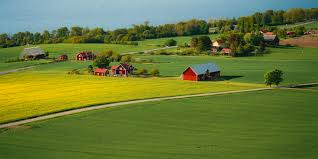
#> input picture external_test.jpg, 318 x 159 px
$ jupyter execute --allow-errors satellite_image_classification-develop.ipynb   (older library calls are emulated)
#> lines starting #> are read from the running program, lines starting #| are printed output that depends on the picture
#> further down, ext_img_raw is the input picture: shape (159, 318, 3); mean B, G, R 57.6, 121.9, 105.5
# Assignment 1 – Problem 3
## Satellite Image Classification (Urban vs. Natural) Using Classical Vision + ML
### Classical Computer Vision + Machine Learning
**Course:** Computer Vision (S2-25_AIMLCZG525)

---

### Goal
Build a classical machine-learning system that classifies satellite images into Urban or
Natural categories using handcrafted image features. The system must incorporate pixel
level, texture, and gradient-based features and evaluate performance on a real external
image.

### Implementation Overview
1. Dataset Preparation (fMoW dataset – Urban vs Natural, ~500 each)
2. Preprocessing (resize, convert to grayscale, CLAHE, Gaussian blur)
3. Feature Engineering (Pixel intensity histogram, LBP texture descriptor, Edges using Sobel/Canny, Histogram of Oriented Gradients (HOG))
4. Feature Selection (PCA)
5. Model Training (SVM + Random Forest, 5-fold CV)
6. Evaluation (Accuracy, Precision, Recall, F1, Confusion Matrix)
7. External Image Prediction
8. Analysis & Discussion

## Import Required Libraries

[cell 1]
# ── Standard Library ──────────────────────────────────────────────────────────
import os
import random
import warnings
import pickle
#warnings.filterwarnings('ignore')

# ── Numerical & Data ──────────────────────────────────────────────────────────
import numpy as np
import pandas as pd
import kagglehub

# ── Image Processing ──────────────────────────────────────────────────────────
import cv2                                      # OpenCV for image I/O and processing
from skimage.feature import hog, local_binary_pattern  # HOG and LBP
from skimage import exposure

# ── Visualization ─────────────────────────────────────────────────────────────
import matplotlib.pyplot as plt
import matplotlib.gridspec as gridspec
import seaborn as sns

# ── Machine Learning ──────────────────────────────────────────────────────────
from sklearn.svm import SVC
from sklearn.ensemble import RandomForestClassifier
from sklearn.model_selection import train_test_split, StratifiedKFold, cross_val_score
from sklearn.preprocessing import StandardScaler, MinMaxScaler, LabelEncoder
from sklearn.decomposition import PCA
from sklearn.metrics import (
    accuracy_score, precision_score, recall_score, f1_score,
    confusion_matrix, classification_report
)
from sklearn.pipeline import Pipeline

# ── Reproducibility ───────────────────────────────────────────────────────────
SEED = 42
np.random.seed(SEED)
random.seed(SEED)

print("✅ All libraries imported successfully.")
print(f"   OpenCV   : {cv2.__version__}")
print(f"   NumPy    : {np.__version__}")
print(f"   Pandas   : {pd.__version__}")

## 1. Dataset Preparation
**fMoW Dataset – Urban vs Natural (~500 images each)**

- Download and organize fMoW dataset images into two classes: Urban and Natural
- Limit to ~500 images per class for balanced training
- Split into train/validation/test sets

[cell 2]
# 1. Dataset Preparation
EXTERNAL_IMG   = 'external_test.jpg'   # your own real-world image
IMG_SIZE       = (128, 128)
MAX_PER_CLASS  = 500             # cap to keep runtime manageable
FEATURES_FILE  = 'features.pkl'  # cached features

# Define urban and natural classes for EuroSAT
# Mapping EuroSAT classes to broader Urban/Natural categories.
# EuroSAT classes generally include: AnnualCrop, Forest, HerbaceousVegetation, Highway, Industrial, Pasture,
# PermanentCrop, Residential, River, SeaLake.
URBAN_EUROSAT_CATEGORIES = ['Residential', 'Industrial', 'Highway']
NATURAL_EUROSAT_CATEGORIES = ['Forest', 'River', 'SeaLake', 'Pasture', 'PermanentCrop', 'HerbaceousVegetation', 'AnnualCrop']

# Download the EuroSAT dataset from Kaggle
print("Downloading EuroSAT dataset from Kaggle... This may take a moment.")
# The path returned by dataset_download is typically the base directory of the extracted dataset
#> (the rest of this cell did not finish here and is left out)

## 2. Preprocessing
**Steps: Resize → Grayscale → CLAHE → Gaussian Blur**

- Resize all images to a fixed resolution (e.g., 128×128)
- Convert to grayscale for uniform feature extraction
- Apply CLAHE (Contrast Limited Adaptive Histogram Equalization)
- Apply Gaussian blur to reduce noise

[cell 3]
# 2. Preprocessing
# ── CLAHE object (reused across images) ───────────────────────────────────────
clahe = cv2.createCLAHE(clipLimit=2.0, tileGridSize=(8, 8))

def preprocess_image(img, size=IMG_SIZE):
    """
    Full preprocessing pipeline:
      1. Resize to fixed size
      2. Convert BGR → Grayscale
      3. CLAHE for adaptive contrast enhancement
      4. Gaussian Blur (3x3) for noise reduction
    Returns preprocessed grayscale image (uint8).
    """
#> called with size = (128, 128)
    img_resized = cv2.resize(img, size)                       # Step 1: Resize
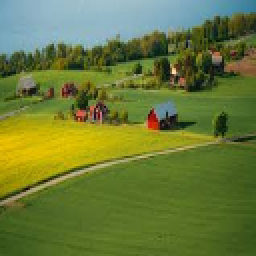
#> img_resized: shape (128, 128, 3) (shown 2 times larger); mean B, G, R 57.4, 121.8, 105.4
    img_gray    = cv2.cvtColor(img_resized, cv2.COLOR_BGR2GRAY)  # Step 2: Grayscale
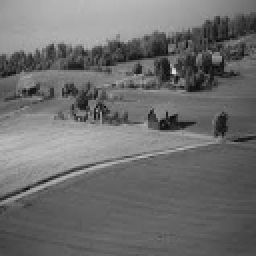
#> img_gray: shape (128, 128) (shown 2 times larger); min 7, max 229, mean 109.6
    img_clahe   = clahe.apply(img_gray)                       # Step 3: CLAHE
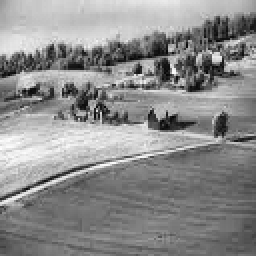
#> img_clahe: shape (128, 128) (shown 2 times larger); min 5, max 254, mean 140
    img_blur    = cv2.GaussianBlur(img_clahe, (3, 3), 0)      # Step 4: Gaussian Blur
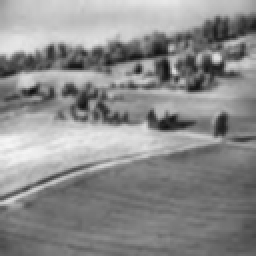
#> img_blur: shape (128, 128) (shown 2 times larger); min 16, max 244, mean 140
    return img_blur

# ── Apply preprocessing to all images ─────────────────────────────────────────
print("Preprocessing images …")
#> (the rest of this cell did not finish here and is left out)

[cell 4]
# ── Preprocessing Visualization ───────────────────────────────────────────────
sample_idx = 0   # show steps for the first image
#> (the rest of this cell did not finish here and is left out)

## 3. Feature Engineering
**Descriptors: Pixel Intensity Histogram | LBP | Sobel/Canny Edges | HOG**

- **Pixel Intensity Histogram**: Distribution of pixel values per channel
- **LBP (Local Binary Pattern)**: Texture descriptor capturing local structure
- **Edges (Sobel / Canny)**: Edge magnitude maps for structural features
- **Canny Edges**: Edge density
- **HOG (Histogram of Oriented Gradients)**: Shape and gradient orientation features

#> (a cell that did not finish here is left out)

#> (a cell that did not finish here is left out)

## 4. Feature Selection
**Method: Principal Component Analysis (PCA)**

- Concatenate all engineered features into a single feature vector
- Apply PCA to reduce dimensionality while retaining variance (e.g., 95%)
- Visualize explained variance ratio

[cell 7]
# 4. Feature Selection (PCA)
# Train / Test Split (80:20 stratified)
lbl_enc = LabelEncoder()
#> (the rest of this cell did not finish here and is left out)

#> (a cell that did not finish here is left out)

## 5. Model Training
**Classifiers: SVM + Random Forest | Validation: 5-Fold Cross-Validation**

- Train Support Vector Machine (SVM) with RBF kernel on PCA-reduced features
- Train Random Forest classifier with tuned hyperparameters
- Apply 5-fold cross-validation to assess generalization performance

#> (a cell that did not finish here is left out)

## 6. Evaluation
**Metrics: Accuracy | Precision | Recall | F1-Score | Confusion Matrix**

- Compute Accuracy, Precision, Recall, and F1-Score for each model
- Plot Confusion Matrix for SVM and Random Forest
- Compare performance of both classifiers

#> (a cell that did not finish here is left out)

## 7. External Image Prediction
**Predict class (Urban / Natural) for a new unseen image**

- Load an external satellite image not seen during training
- Apply the same preprocessing and feature extraction pipeline
- Predict and display the class label using the best trained model

#> (a cell that did not finish here is left out)

$ run again, with city.jpg copied over external_test.jpg
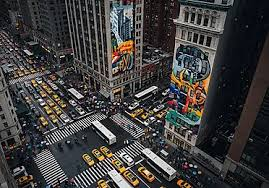
#> input picture city.jpg, 269 x 188 px
#> ext_img_raw is the input picture: shape (188, 269, 3); mean B, G, R 61.4, 61.8, 63.5
#> in preprocess_image, `img_gray    = cv2.cvtColor(img_resized, cv2.COLOR_BGR2GRAY)`:
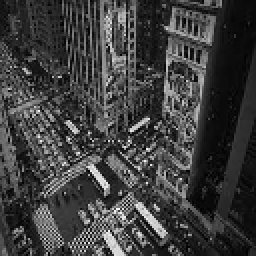
#> img_gray: shape (128, 128) (shown 2 times larger); min 0, max 253, mean 62.2
#> in preprocess_image, `img_blur    = cv2.GaussianBlur(img_clahe, (3, 3), 0)`:
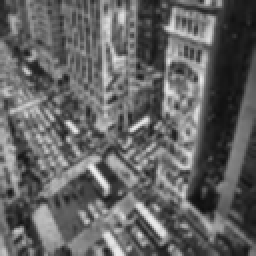
#> img_blur: shape (128, 128) (shown 2 times larger); min 13, max 241, mean 99

$ run again, with external_natural.jpg copied over external_test.jpg
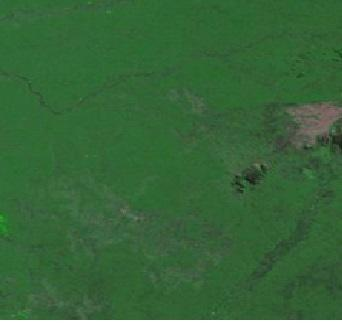
#> input picture external_natural.jpg, 342 x 323 px
#> ext_img_raw is the input picture: shape (323, 342, 3); mean B, G, R 56.4, 101.1, 54.1
#> in preprocess_image, `img_resized = cv2.resize(img, size)`:
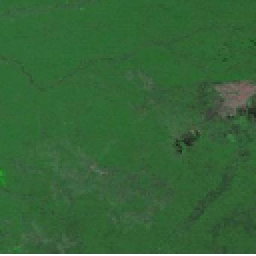
#> img_resized: shape (128, 128, 3) (shown 2 times larger); mean B, G, R 56.1, 100.8, 53.7
#> in preprocess_image, `img_blur    = cv2.GaussianBlur(img_clahe, (3, 3), 0)`:
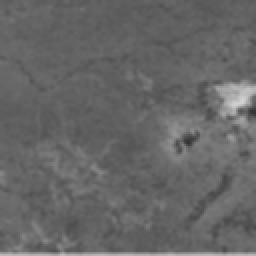
#> img_blur: shape (128, 128) (shown 2 times larger); min 51, max 213, mean 102.3

$ run again, with external_urban.jpg copied over external_test.jpg
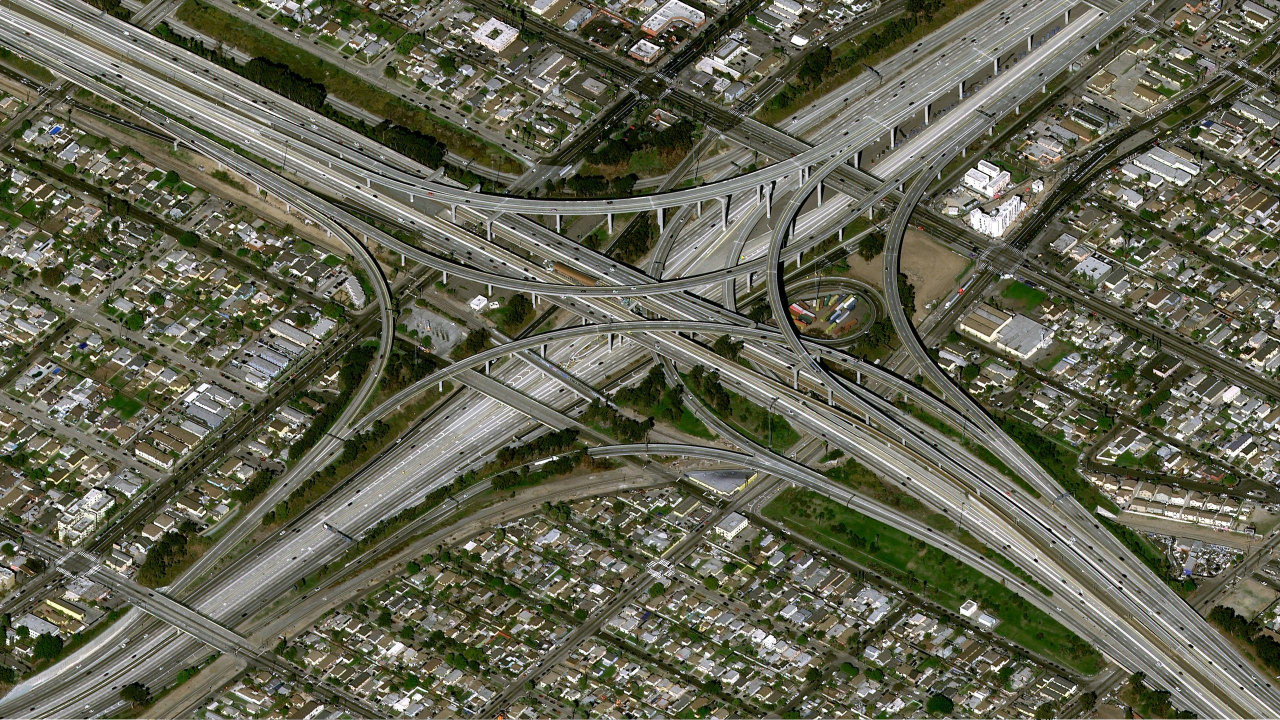
#> input picture external_urban.jpg, 2560 x 1440 px (shown at 1/2 size)
#> ext_img_raw is the input picture: shape (1440, 2560, 3); mean B, G, R 81.4, 99.6, 99.1
#> in preprocess_image, `img_clahe   = clahe.apply(img_gray)`:
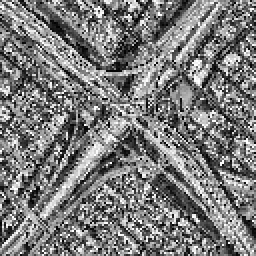
#> img_clahe: shape (128, 128) (shown 2 times larger); min 1, max 255, mean 122.4
#> in preprocess_image, `img_blur    = cv2.GaussianBlur(img_clahe, (3, 3), 0)`:
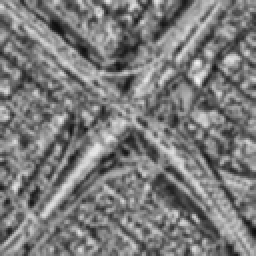
#> img_blur: shape (128, 128) (shown 2 times larger); min 12, max 244, mean 122.5
